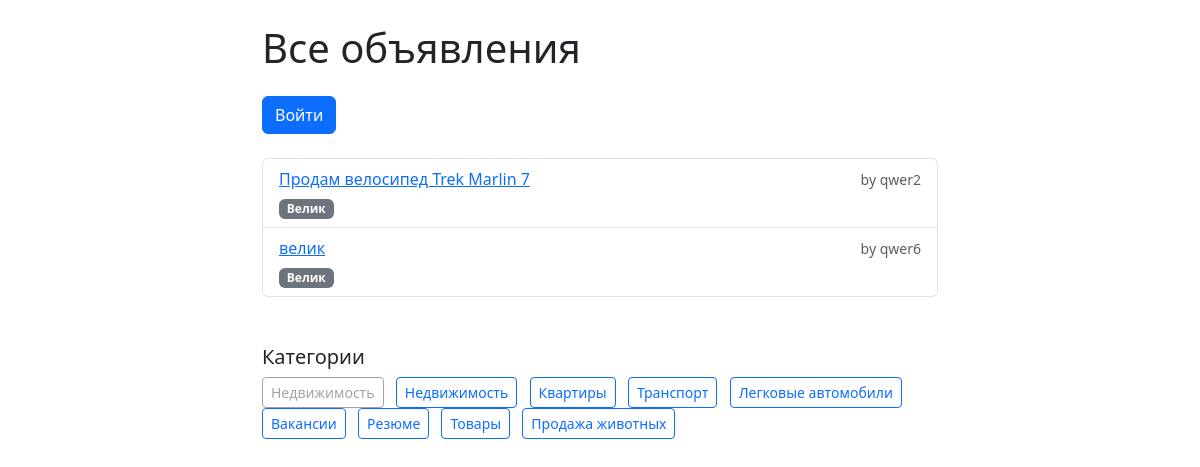
Screenshot of /requests/ads/tag/-1/ with the database file from the repository.
### ads/models.py (models this page shows, shortened)
class Ad(models.Model):
    tags = models.ManyToManyField('Tag', blank=True, related_name='ads')
    title = models.CharField("Заголовок", max_length=255)
    description = models.TextField("Описание")
    price = models.DecimalField("Цена", max_digits=10, decimal_places=2)
    city = models.CharField("Город", max_length=100)
    author = models.ForeignKey(
        settings.AUTH_USER_MODEL,
        on_delete=models.CASCADE,
        related_name='ads',
        verbose_name="Автор"
    )
    category = models.ForeignKey(
        Category,
        on_delete=models.SET_NULL,
        null=True,
        blank=True,
        related_name='ads',
        verbose_name="Категория"
    )
    slug = models.SlugField(max_length=255, null=True, blank=True, unique=True)
    created_at = models.DateTimeField("Дата создания", auto_now_add=True)

class Tag(models.Model):
    name = models.CharField(max_length=50, unique=True)
    slug = models.SlugField(max_length=60, unique=True, blank=True)

class Category(models.Model):
    name = models.CharField("Название категории", max_length=100)
    slug = models.SlugField(max_length=100, unique=True)

### accounts/models.py (models this page shows)
class User(AbstractUser):
    pass

### ads/views.py (the view)
# urls.py: path('ads/tag/<slug:slug>/', views.ads_by_tag, name='ads_by_tag'),
def ads_by_tag(request, slug):
    tag = get_object_or_404(Tag, slug=slug)
    ads = Ad.objects.filter(tags=tag)
    categories = Category.objects.all()
    context = {
        'ads': ads,
        'categories': categories,
        'current_tag': tag,
    }
    return render(request, 'ads/ad_list.html', context)

### ads/templates/ads/ad_list.html (shortened to what this page needs)
<!DOCTYPE html>
<html lang="ru">
<head>
    <link href="https://cdn.jsdelivr.net/npm/bootstrap@5.3.0/dist/css/bootstrap.min.css" rel="stylesheet">
</head>
<body>
<div class="container mt-4" style="max-width: 700px;">
    <h1 class="mb-4">Все объявления</h1>
    {% if user.is_authenticated %}
        <a href="{% url 'ad_create' %}" class="btn btn-success mb-2">Создать новое объявление</a>
        <a href="{% url 'my_ads' %}" class="btn btn-info mb-2">Мои объявления</a>
    {% else %}
        <a href="{% url 'login' %}" class="btn btn-primary mb-2">Войти</a>
    {% endif %}
    <ul class="list-group mt-3">
        {% for ad in ads %}
            <li class="list-group-item">
                <div class="d-flex justify-content-between align-items-start flex-column">
                    <div class="w-100 d-flex justify-content-between align-items-center">
                        {% if ad.slug %}
                            <a href="{% url 'ad_detail' slug=ad.slug %}">{{ ad.title }}</a>
                        {% else %}
                            {{ ad.title }} <small class="text-danger">(нет ссылки: отсутствует slug)</small>
                        {% endif %}
                        <small class="text-muted">by {{ ad.author.username }}</small>
                    </div>
                    <div class="mt-1">
                        {% for tag in ad.tags.all %}
                            <a href="{% url 'ads_by_tag' slug=tag.slug %}" class="badge bg-secondary text-decoration-none me-1">{{ tag.name }}</a>
                        {% empty %}
                            <small class="text-muted">Без тегов</small>
                        {% endfor %}
                    </div>
                </div>
            </li>
        {% empty %}
            <li class="list-group-item">Объявлений нет.</li>
        {% endfor %}
    </ul>
    <div class="mb-4 mt-5">
        <h5>Категории</h5>
        {% if categories %}
            <ul class="list-inline">
                {% for category in categories %}
                    <li class="list-inline-item">
                        {% if category.slug %}
                            <a href="{% url 'ads_by_category' slug=category.slug %}" class="btn btn-outline-primary btn-sm">{{ category.name }}</a>
                        {% else %}
                            <span class="btn btn-outline-secondary btn-sm disabled" title="Slug отсутствует">{{ category.name }}</span>
                        {% endif %}
                    </li>
                {% endfor %}
            </ul>
        {% else %}
            <p>Категории не найдены.</p>
        {% endif %}
    </div>
</div>
</body>
</html>

### rows the page displays
Ad: title "Продам велосипед Trek Marlin 7", author.username "qwer2"
Tag: name "Велик"
Ad: title "велик", author.username "qwer6"
Category: name "Недвижимость"
Category: name "Недвижимость"
Category: name "Квартиры"
Category: name "Транспорт"
Category: name "Легковые автомобили"
Category: name "Вакансии"
Category: name "Резюме"
Category: name "Товары"
Category: name "Продажа животных"
